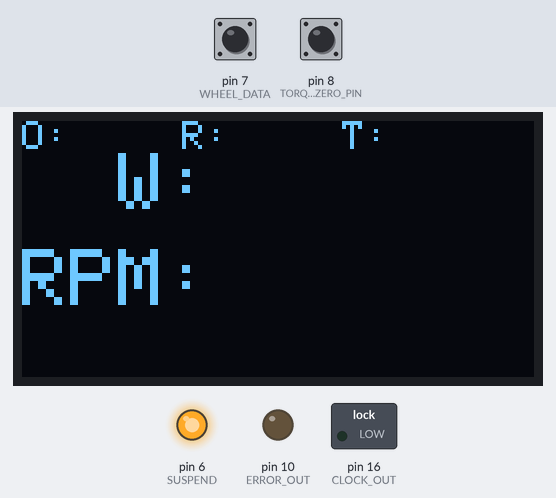
This sketch was run on a simulated Arduino Leonardo, built with avr-gcc and run on an emulated ATmega32U4. On the bench: 128×64 one-colour display, switched loads named in the sketch (green lamp = pin HIGH), output pins drawn as LEDs (lit = HIGH). Dashed ring = blinking. Inputs (shaded band) come from the test bench; at power-on: pin 8 (TORQUE_ZERO_PIN) HIGH, pin 7 (WHEEL_DATA) LOW. Pins used as bus, display or sensor lines are not drawn.

Above: at 3.1 s.
3.2 s: pin 8 (TORQUE_ZERO_PIN) pulled LOW for 0.15 s
At 4.0 s:
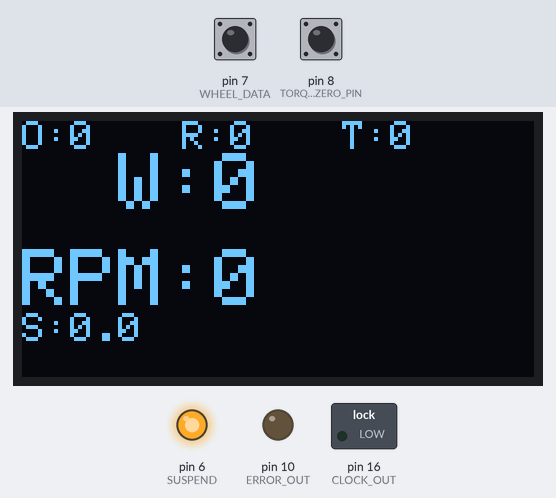
4.8 s: pin 7 (WHEEL_DATA) pulsed HIGH 2 times (0.12 s each, 0.3 s apart)
At 5.35 s:
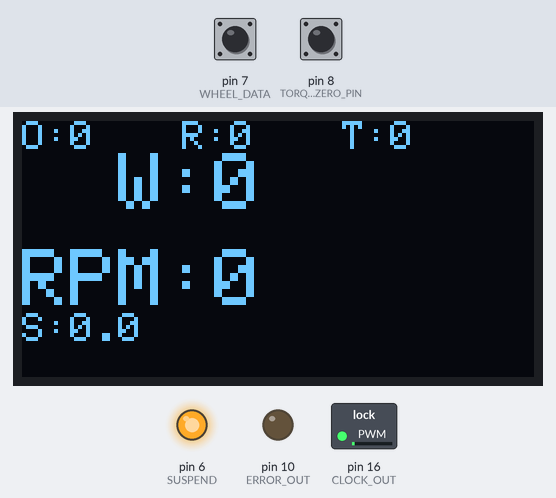
Timing chart, 0 to 7.8 s (numbered marks = the images above; inputs shaded):
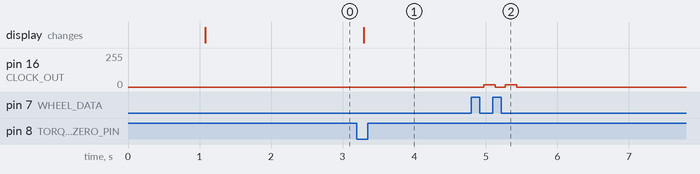

Measured:
- after the input at 3.2 s, the display: changes after 0.10 s (image 1)
- after the input at 4.8 s, pin 16 (CLOCK_OUT): alternates 16/255 for 0.16 s and 0/255 for 0.14 s, 4 changes in all, then stays 0/255, starting after 0.17 s

The sketch:

Read_CycleOps_V3_Power_V1.ino
```cpp
#define UCHAR unsigned char
#define MESG_TX_SYNC ((UCHAR)0xA4)
#define MESG_SYSTEM_RESET_ID ((UCHAR)0x4A)
#define MESG_NETWORK_KEY_ID ((UCHAR)0x46)
#define MESG_ASSIGN_CHANNEL_ID ((UCHAR)0x42)
#define MESG_CHANNEL_ID_ID ((UCHAR)0x51)
#define MESG_CHANNEL_RADIO_FREQ_ID ((UCHAR)0x45)
#define MESG_CHANNEL_MESG_PERIOD_ID ((UCHAR)0x43) // Set channel period 0x43
#define MESG_RADIO_TX_POWER_ID ((UCHAR)0x47) // Set Tx Power 0x47
#define MESG_CHANNEL_SEARCH_TIMEOUT_ID ((UCHAR)0x44) // Set Channel Search Timeout 0x44
#define MESG_OPEN_CHANNEL_ID ((UCHAR)0x4B) // ID Byte 0x4B
#define MESG_BROADCAST_DATA_ID ((UCHAR)0x4E)

//OLED Display
#define USE_OLCD
#include "SSD1306Ascii.h"
#include "SSD1306AsciiAvrI2c.h"

#include <Bounce2.h>

//Pins for ANT+ Device Display
#define RTS_PIN 2
#define SUSPEND 6
#define SLEEP 4
#define RESET 9

//Pins for Torque Zero Button
#define TORQUE_ZERO_PIN 8

//Pins for Data and Debug
#define WHEEL_DATA 7
#define CLOCK_OUT 16
#define ERROR_OUT 10

//Conversion Constants
#define WHEEL_SPEED_CONVERSION 6283185.30718
#define TORQUE_INLBS_TO_NM 0.112984829
// #define WHEEL_CIRCUMFERENCE_MM 1827 //this is not used in code, but needed to set your bike computer to read the correct speed
#define BIKE_WHEEL_ROTATIONS_PER_SEC_PER_RPM 0.06303072228348
#define MPH_PER_RPM 0.257173772

#if defined(USE_OLCD)
//OLED Display
#define OLED_RESET -1
// 0X3C+SA0 - 0x3C or 0x3D
#define I2C_ADDRESS 0x3C
SSD1306AsciiAvrI2c display;
#endif

#define MAX_DATA_PAGE_INDEX 5


// ****************************************************************************
// *************************  GLOBALS for Read CycelOps************************
// ****************************************************************************
static const double WHEEL_SLOPE = 527.2213800;
static const double WHEEL_OFFSET = -3181.8199961;
static const double GEAR_RATIO = 0.269230769;
static const bool VALID_START_DATA[15] = {0,1,1,1,1,0,1,0,1,1,0,1,1,0,1};

int TORQUE_OFFSET = 512;

boolean start_reading;
boolean reset_ready;
volatile boolean new_data_set;
volatile boolean is_data_bit;
volatile int bit_read_count;
int bit_delay;

int data_bits = 50;

//Timers
unsigned long current_time_us;
volatile unsigned long last_time_us;
unsigned long delay_reset_us;
unsigned long wheel_time_now_ms;
unsigned long wheel_time_last_ms;

//Timers and switch for finding error bits
volatile unsigned long last_rising_edge;
volatile unsigned long last_falling_edge;
volatile boolean error_bit_found;
boolean data_being_read;

//array to store data
boolean data_input[70];
int data_position;
int torque;
int torque_in_lbs;
unsigned int wheel_speed;
unsigned int CycleOps_CheckSum;
double wheel_period; //time in us for 1 wheel rotation

// Instantiate a Bounce object for zeroing the torque
Bounce torque_zero_input = Bounce();


// ****************************************************************************
// *************************  GLOBALS for Power Out**********************
// ****************************************************************************

const int Mag_pickup = 3; // the number of the pushbutton pin
//int pin = 13;
volatile int state = LOW;
//unsigned long time1;
//unsigned long time2;
//unsigned long period;

double omega;
double torque_kgm;
double torque_Nm;

byte ANT_event = 0;
uint16_t ANT_INST_power = 0;
uint16_t ANT_power = 0;
uint8_t ANT_icad = 0; // Corrected Cadence
double powerconst;

// ****************************************************************************
// *************************  GLOBALS for Cadance Out**************************
// ****************************************************************************
uint8_t ANT_wheel_ticks = 0;
uint16_t ANT_wheel_period = 0;
uint16_t ANT_accumulated_torque = 0;
double Bike_Speed_MPH = 0;

boolean recalc = 0;

long lastDebounceTime = 0; // the last time the output pin was toggled
long debounceDelay = 30; // the debounce time; increase if the output flickers
int buttonState; // the current reading from the input pin
int lastButtonState = LOW; // the previous reading from the input pin
boolean sent = 0;
int data_page_index = 0;

void setup()
{
	//setup for CycelOp
	data_position = 0;
	start_reading = 0;
	new_data_set = 0;
	reset_ready = 0;
	//wheel_time_now = 0;
	//wheel_time_last = 0;
	bit_read_count = 0;

	torque = 0;
	torque_in_lbs = 0;
	ANT_icad = 0;
	ANT_INST_power = 0;
	CycleOps_CheckSum = 0;

  ANT_wheel_ticks = 0;
  ANT_wheel_period = 0;
  ANT_accumulated_torque = 0;

	last_rising_edge = 0;
	last_falling_edge = 0;
	error_bit_found = 0;
	data_being_read = 0;

  data_page_index = 0;

	digitalWrite(CLOCK_OUT, LOW);
	digitalWrite(ERROR_OUT, LOW);

	pinMode(WHEEL_DATA, INPUT);
	pinMode(CLOCK_OUT, OUTPUT);
	pinMode(ERROR_OUT, OUTPUT);

	//setup for Torque zero button
	pinMode(TORQUE_ZERO_PIN, INPUT_PULLUP);
	// After setting up the button, setup the Bounce instance :
	torque_zero_input.attach(TORQUE_ZERO_PIN);
	torque_zero_input.interval(50); // interval in ms

	//Setup for PowerOut
	pinMode(SUSPEND, OUTPUT);           // set pin to output
	pinMode(SLEEP, OUTPUT);             // set pin to output
	pinMode(RESET, OUTPUT);             // set pin to output
	pinMode(RTS_PIN, INPUT);            // set pin to input

	digitalWrite(RESET, HIGH);        // turn on pullup resistors
	digitalWrite(SUSPEND, HIGH);      // turn on pullup resistors
	digitalWrite(SLEEP, LOW);         // turn on pullup resistors

	Serial.begin(115200); //this is the USB port serial
	Serial1.begin(9600); //this is the hardware UART

	delay(1000);
	Serial1.flush();

	//reset the ANT+ module
	digitalWrite(RESET, LOW);       // turn on pullup resistors
	delay(5);
	digitalWrite(RESET, HIGH);       // turn on pullup resistors

#if defined(USE_OLCD)
	//Setup for OLCD
	// by default, we'll generate the high voltage from the 3.3v line internally! (neat!)
#if OLED_RESET >= 0
	display.begin(&Adafruit128x64, I2C_ADDRESS, RST_PIN);
#else // OLED_RESET >= 0
	display.begin(&Adafruit128x64, I2C_ADDRESS);
#endif // OLED_RESET >= 0
	// Call display.setI2cClock(frequency) to change from the default frequency.
	display.setFont(Adafruit5x7);
	display.clear();

	// setup display with no data
	display.set1X();
	display.setCursor(0, 0); // begin text at this location, X,Y
	display.print(F("O:"));
	display.setCursor(40, 0); // begin text at this location, X,Y
	display.print(F("R:"));
	display.setCursor(80, 0); // begin text at this location, X,Y
	display.print(F("T:"));
	display.setCursor(0, 1); // begin text at this location, X,Y
	display.set2X();
	display.print(F("  W:"));
	display.setCursor(0, 4); // begin text at this location, X,Y
	display.print(F("RPM:"));
#endif

	delay(50);
	initiate();
	delay(20);

	ant_send_basicpower();

	//interrupt for wheel data from CycleOps
	attachInterrupt(digitalPinToInterrupt(WHEEL_DATA), find_start_of_wheel_data, CHANGE);

	current_time_us = micros();
	last_time_us = current_time_us;

  wheel_time_now_ms = millis();
  wheel_time_last_ms = wheel_time_now_ms;
}

void loop()
{
	int i;
  unsigned long wheel_time_delta_ms;

	current_time_us = micros();

	if (new_data_set) {
		start_reading = 1;
		//Serial.print("found start = ");
		//Serial.println(current_time_us);
		new_data_set = 0;
	}

	if (is_data_bit)
		//bit_delay = 1765;
		bit_delay = 1875; //delay for data bits
	else
		//bit_delay = 1525;
		bit_delay = 8780; //delay for dead bits

	if (is_data_bit && bit_read_count == 4) {
		is_data_bit = 0;
		bit_read_count = 0;
	}

	if (!is_data_bit && bit_read_count == 1) {
		is_data_bit = 1;
		bit_read_count = 0;
	}

	if ((current_time_us - last_time_us) >= bit_delay) {
		if (start_reading && data_position < data_bits) {
			last_time_us = current_time_us;
			read_wheel_data();
			bit_read_count++;
		}
	}

	if (data_position == data_bits) { //time to spit out the data and reset
		start_reading = 0;
		//test if data is valid
		if (memcmp(data_input,VALID_START_DATA,15) == 0 && !error_bit_found) {
			read_torque();
			read_speed();
			//read_checkSum();
			recalc = 1;
			data_position = 0;
			delay_reset_us = current_time_us;
			reset_ready = 1;
			error_bit_found = 0;
			digitalWrite(ERROR_OUT, LOW);
		} else { //data is not valid, clear buffer
			if (error_bit_found) {
				Serial.println(F("ERROR BIT FOUND"));
			}
			data_position = 0;
			delay_reset_us = current_time_us;
			reset_ready = 1;
			error_bit_found = 0;
			digitalWrite(ERROR_OUT, LOW);
		}
	}

	if (reset_ready && ((current_time_us - delay_reset_us) > 100000)) {
		reset_ready = 0;
		bit_read_count = 0;
		error_bit_found = 0;
	}

	if (recalc == 1)
	{
		ANT_icad = uint8_t(omega * 9.549296586 * GEAR_RATIO); // Cadence (RPM)

		ANT_INST_power = uint16_t(torque_Nm * omega); // Instant power calculation
		ANT_power += ANT_INST_power; // Incremental power calculation

    //values for wheel speed Data Page (0x11)
    wheel_time_now_ms = millis();
    wheel_time_delta_ms = wheel_time_now_ms - wheel_time_last_ms;
    wheel_time_last_ms = wheel_time_now_ms;

    ANT_wheel_ticks += uint8_t((wheel_time_delta_ms * ANT_icad * BIKE_WHEEL_ROTATIONS_PER_SEC_PER_RPM) / 1000);
    if (ANT_icad > 0)
    {
      ANT_wheel_period += uint16_t(1/(ANT_icad * BIKE_WHEEL_ROTATIONS_PER_SEC_PER_RPM ) * 2048);
    }
    ANT_accumulated_torque += uint16_t(torque_Nm * 32); // Accumulated torque calculation
    Bike_Speed_MPH = ANT_icad * MPH_PER_RPM;

	//write data to serial out
		for (i = 0; i <= data_bits; i++) {
			Serial.print(data_input[i]);
		}
		Serial.print(F(" "));
		Serial.print(torque, DEC);
		Serial.print(F(" "));
		Serial.print(wheel_speed, DEC);
		Serial.print(F(" "));
		Serial.print(ANT_icad, 1);
		Serial.print(F(" "));
		Serial.print(ANT_INST_power, 1);
		Serial.print(F(" "));
		//Serial.print(CycleOps_CheckSum, DEC);
    Serial.print(ANT_wheel_ticks, 1);
    Serial.print(F(" "));
    Serial.print(ANT_wheel_period, 1);
    Serial.print(F(" "));
    Serial.print(ANT_accumulated_torque, 1);
		Serial.println(F(""));

    if (data_page_index == 0)
    {
      ANT_event++;
      ant_send_basicpower(); // Main ANT tranmission of Basic Power Data and RPM
    }
    if (data_page_index >= 1)
    {
      ANT_event++;
      ant_send_wheel_torque(); //Main Ant transmission of wheel speed (for bike speed)
    }
    data_page_index++;
    if (data_page_index >= MAX_DATA_PAGE_INDEX)
    {
      data_page_index = 0;
    }
		Serial1.flush();

#if defined(USE_OLCD)
		update_OLED();
#endif
		recalc = 0;
	}

	// Update the Bounce instance :
	torque_zero_input.update();
	if (!torque_zero_input.read())
	{
		TORQUE_OFFSET = torque;
		update_OLED();
	}

}

UCHAR checkSum(UCHAR *data, int length)
{
	int i;
	UCHAR chksum = data[0];
	for (i = 1; i < length; i++)
	chksum ^= data[i]; // +1 since skip prefix sync code, we already counted it
	return chksum;
}

void reset ()
{
	uint8_t buf[5];
	buf[0] = MESG_TX_SYNC; // SYNC Byte 0xA4
	buf[1] = 0x01; // LENGTH Byte
	buf[2] = MESG_SYSTEM_RESET_ID; // 0x4A
	buf[3] = 0x00; // Data Byte N (N=LENGTH)
	buf[4] = checkSum(buf, 4);
	ANTsend(buf, 5);
}

void SetNetwork() //thisisANT.com and become an ANT+ Adopter
{
	uint8_t buf[13];
	buf[0] = MESG_TX_SYNC; // SYNC Byte 0xA4
	buf[1] = 0x09; // LENGTH Byte
	buf[2] = MESG_NETWORK_KEY_ID; // ID Byte 0x46
	buf[3] = 0x00; // Data Byte N (Network Number)
	buf[4] = 0xB9; // Data Byte N (Public Network Key)
	buf[5] = 0xA5; // Data Byte N (Public Network Key)
	buf[6] = 0x21; // Data Byte N (Public Network Key)
	buf[7] = 0xFB; // Data Byte N (Public Network Key)
	buf[8] = 0xBD; // Data Byte N (Public Network Key)
	buf[9] = 0x72; // Data Byte N (Public Network Key)
	buf[10] = 0xC3; // Data Byte N (Public Network Key)
	buf[11] = 0x45; // Data Byte N (Public Network Key)
	buf[12] = checkSum(buf, 12);
	ANTsend(buf, 13);
}
void assignch()
{
	uint8_t buf[7];
	buf[0] = MESG_TX_SYNC; // SYNC Byte 0xA4
	buf[1] = 0x03; // LENGTH Byte
	buf[2] = MESG_ASSIGN_CHANNEL_ID; // 0x42
	buf[3] = 0x00; // Channel Number
	buf[4] = 0x10; // Channel Type
	buf[5] = 0x00; // Network Number
	buf[6] = checkSum(buf, 6);
	ANTsend(buf, 7);
}

void SetChID()
{
	uint8_t buf[9];
	buf[0] = MESG_TX_SYNC; // SYNC Byte 0xA4
	buf[1] = 0x05; // LENGTH Byte
	buf[2] = MESG_CHANNEL_ID_ID; // Assign Channel ID 0x51
	buf[3] = 0x00; // channel number
	buf[4] = 0x06; // Device number
	buf[5] = 0x00; // Device number
	buf[6] = 0x0B; //Device type ID
	buf[7] = 0x00; //Transmission type -CHANGED
	buf[8] = checkSum(buf, 8);
	ANTsend(buf, 9);
}

void ANTsend(uint8_t buf[], int length) {
	//Serial.print("ANTsend TX: ");
	for (int i = 0 ; i <= length ; i++)
	{
		//Serial.print(buf[i], HEX);
		//Serial.print(" ");
		Serial1.write(buf[i]);
	}
	//Serial.println("");
}
void SetFreq()
{
	uint8_t buf[6];
	buf[0] = MESG_TX_SYNC; // SYNC Byte 0xA4
	buf[1] = 0x02; // LENGTH Byte
	buf[2] = MESG_CHANNEL_RADIO_FREQ_ID; // Set Channel RF Freq 0x45
	buf[3] = 0x00; // Channel number
	buf[4] = 0x39; // Frequency
	buf[5] = checkSum(buf, 5);
	ANTsend(buf, 6);
}

void SetPeriod()
{
	uint8_t buf[7];
	buf[0] = MESG_TX_SYNC; // SYNC Byte 0xA4
	buf[1] = 0x03; // LENGTH Byte
	buf[2] = MESG_CHANNEL_MESG_PERIOD_ID; // Set channel period 0x43
	buf[3] = 0x00; // Channel number
	buf[4] = 0xF6; // Messaging Period byte1
	buf[5] = 0x1f; // Messaging period byte2
	buf[6] = checkSum(buf, 6);
	ANTsend(buf, 7);
}

void SetPower()
{
	uint8_t buf[6];
	buf[0] = MESG_TX_SYNC; // SYNC Byte 0xA4
	buf[1] = 0x02; // LENGTH Byte
	buf[2] = MESG_RADIO_TX_POWER_ID; // Set Tx Power 0x47
	buf[3] = 0x00; // Channel Number
	buf[4] = 0x03; // Tx power
	buf[5] = checkSum(buf, 5);
	ANTsend(buf, 6);
}

void SetTimeout()
{
	uint8_t buf[6];
	buf[0] = MESG_TX_SYNC; // SYNC Byte 0xA4
	buf[1] = 0x02; // LENGTH Byte
	buf[2] = MESG_CHANNEL_SEARCH_TIMEOUT_ID; // Set Channel Search Timeout 0x44
	buf[3] = 0x00; // Channel number
	buf[4] = 0x1E; // Set timeout
	buf[5] = checkSum(buf, 5);
	ANTsend(buf, 6);
}

void OpenChannel()
{
	uint8_t buf[5];
	buf[0] = MESG_TX_SYNC; // SYNC Byte 0xA4
	buf[1] = 0x01; // LENGTH Byte
	buf[2] = MESG_OPEN_CHANNEL_ID; // ID Byte 0x4B
	buf[3] = 0x00;
	buf[4] = checkSum(buf, 4);
	ANTsend(buf, 5);
}

void initiate()
{
	SetNetwork();
	delay(100);
	assignch();
	delay(100);
	SetChID();
	delay(100);
	SetFreq();
	delay(100);
	SetPeriod();
	delay(100);
	SetPower();
	delay(100);
	SetTimeout();
	delay(100);
	OpenChannel();
	delay(100);
}

void ant_send_basicpower()
{
	uint8_t buf[13];
	buf[0] = MESG_TX_SYNC; // SYNC Byte 0xA4
	buf[1] = 0x09; // LENGTH Byte
	buf[2] = MESG_BROADCAST_DATA_ID; // 0x4E
	buf[3] = 0x00; // Channel number
	buf[4] = 0x10; // Standard Power-Only Message, Byte 0
	buf[5] = ANT_event; // Power Event Count, Byte 1
	buf[6] = 0xFF; // Pedal Power, Byte 2, 0xFF, Pedal Power Not Used
	buf[7] = ANT_icad; // Instant Cadence, RPM, Byte 3
	buf[8] = byte(ANT_power & 0xFF); // Accumulated power LSB, Byte 4
	buf[9] = byte((ANT_power >> 8) & 0xFF); // Accumulated power MSB, Byte 5
	buf[10] = byte(ANT_INST_power & 0xFF); // Instant power LSB, Byte 6
	buf[11] = byte((ANT_INST_power >> 8) & 0xFF); // Instant power MSB, Byte 7
	buf[12] = checkSum(buf, 12);
	ANTsend(buf, 13);
}

void ant_send_wheel_torque()
{
  uint8_t buf[13];
  buf[0] = MESG_TX_SYNC; // SYNC Byte 0xA4
  buf[1] = 0x09; // LENGTH Byte
  buf[2] = MESG_BROADCAST_DATA_ID; // 0x4E
  buf[3] = 0x00; // Channel number
  buf[4] = 0x11; // 0x11 – sensor measures torque at wheel, Byte 0
  buf[5] = ANT_event; // Event counter increments with each information update, Byte 1
  buf[6] = byte(ANT_wheel_ticks); // Wheel tick count increments with each wheel revolution, Byte 2
  buf[7] = ANT_icad; // Instant Cadence, RPM, Byte 3
  buf[8] = byte(ANT_wheel_period & 0xFF); // Accumulated wheel period LSB, Byte 4
  buf[9] = byte((ANT_wheel_period >> 8) & 0xFF); // Accumulated wheel period  MSB, Byte 5
  buf[10] = byte(ANT_accumulated_torque & 0xFF); // Accumulated torque LSB, Byte 6
  buf[11] = byte((ANT_accumulated_torque >> 8) & 0xFF); // Accumulated torque MSB, Byte 7
  buf[12] = checkSum(buf, 12);
  ANTsend(buf, 13);
}

//functions for getting data from cycleops
void read_wheel_data() {
	if (start_reading) {
		data_being_read = 1;
		data_input[data_position] = digitalRead(WHEEL_DATA);
		if (!data_input[data_position]) {
			data_being_read = 0;
		}
		digitalWrite(CLOCK_OUT, HIGH);
		if (is_data_bit) {
			delayMicroseconds(200);
		} else {
			delayMicroseconds(100);
		}
		digitalWrite(CLOCK_OUT, LOW);
		data_position++;
	}
}

void find_start_of_wheel_data() {
	//looking for the start of a data packet
	if (data_position ==  0 && reset_ready == 0) {
		//check if it is an error bit
		//wait for the signal to be high for > 7200us
		if(digitalRead(WHEEL_DATA)) {
			do_rising_start_packet();
		} else {
			do_falling_start_packet();
		}
	} else if(start_reading == 1) { //we are in the process of reading in a data packet
		if(digitalRead(WHEEL_DATA)) { //we just found a rising edge
			do_rising_mid_packet();
		} else { 						//must be a falling edge
			do_falling_mid_packet();
		}
	}
	//Serial.print("found start = ");
	//Serial.println(current_time_us);
}

void do_rising_start_packet() {
	last_rising_edge = micros();
}

void do_falling_start_packet() {
	last_falling_edge = micros();
	if ((last_falling_edge - last_rising_edge) > 7200) {
		new_data_set = 1;
		last_time_us = current_time_us - 700; //without error check use 1050
		is_data_bit = 0;
		bit_read_count = 0;
	}
	data_being_read = 0;
}

void do_rising_mid_packet() {
	last_rising_edge = micros();
}

void do_falling_mid_packet() {
	last_falling_edge = micros();
	if (((last_falling_edge - last_rising_edge) < 1000) && is_data_bit && data_being_read) {
		error_bit_found = 1;
		digitalWrite(ERROR_OUT, HIGH);
	}
	data_being_read = 0;
}

void read_torque() {
	torque = 0;
	bitWrite(torque, 11, data_input[16]);
	bitWrite(torque, 10, data_input[17]);
	bitWrite(torque, 9, data_input[18]);
	bitWrite(torque, 8, data_input[19]);
	bitWrite(torque, 7, data_input[21]);
	bitWrite(torque, 6, data_input[22]);
	bitWrite(torque, 5, data_input[23]);
	bitWrite(torque, 4, data_input[24]);
	bitWrite(torque, 3, data_input[26]);
	bitWrite(torque, 2, data_input[27]);
	bitWrite(torque, 1, data_input[28]);
	bitWrite(torque, 0, data_input[29]);

	torque_in_lbs = (double)torque - (double)TORQUE_OFFSET;
	if (torque_in_lbs < 0) {
		torque_Nm = 0;
		torque_in_lbs = 0;
	} else {
		torque_Nm = (torque_in_lbs) * TORQUE_INLBS_TO_NM;
	}
}

void read_speed() {
	wheel_speed = 0;
	bitWrite(wheel_speed, 11, data_input[31]);
	bitWrite(wheel_speed, 10, data_input[32]);
	bitWrite(wheel_speed, 9, data_input[33]);
	bitWrite(wheel_speed, 8, data_input[34]);
	bitWrite(wheel_speed, 7, data_input[36]);
	bitWrite(wheel_speed, 6, data_input[37]);
	bitWrite(wheel_speed, 5, data_input[38]);
	bitWrite(wheel_speed, 4, data_input[39]);
	bitWrite(wheel_speed, 3, data_input[41]);
	bitWrite(wheel_speed, 2, data_input[42]);
	bitWrite(wheel_speed, 1, data_input[43]);
	bitWrite(wheel_speed, 0, data_input[44]);

	if (wheel_speed == 4095) {
		omega = 0;
	} else {
		wheel_period = wheel_speed * WHEEL_SLOPE + WHEEL_OFFSET;
		omega = WHEEL_SPEED_CONVERSION / wheel_period;
	}
}

void read_checkSum() {
	CycleOps_CheckSum = 0;

	bitWrite(CycleOps_CheckSum, 15, data_input[46]);
	bitWrite(CycleOps_CheckSum, 14, data_input[47]);
	bitWrite(CycleOps_CheckSum, 13, data_input[48]);
	bitWrite(CycleOps_CheckSum, 12, data_input[49]);
	bitWrite(CycleOps_CheckSum, 11, data_input[51]);
	bitWrite(CycleOps_CheckSum, 10, data_input[52]);
	bitWrite(CycleOps_CheckSum, 9, data_input[53]);
	bitWrite(CycleOps_CheckSum, 8, data_input[54]);
	bitWrite(CycleOps_CheckSum, 7, data_input[56]);
	bitWrite(CycleOps_CheckSum, 6, data_input[57]);
	bitWrite(CycleOps_CheckSum, 5, data_input[58]);
	bitWrite(CycleOps_CheckSum, 4, data_input[59]);
	bitWrite(CycleOps_CheckSum, 3, data_input[61]);
	bitWrite(CycleOps_CheckSum, 2, data_input[62]);
	bitWrite(CycleOps_CheckSum, 1, data_input[63]);
	bitWrite(CycleOps_CheckSum, 0, data_input[64]);
}

#if defined(USE_OLCD)
void update_OLED() {
	//char temp_string[4];
	// text display tests
	display.set1X();
	display.setCursor(0, 0); // begin text at this location, X,Y
	display.print(F("O:"));
	display.clearToEOL();
	display.print(TORQUE_OFFSET, 1);
	display.setCursor(40, 0); // begin text at this location, X,Y
	display.print(F("R:"));
	display.print(torque, 1);
	display.setCursor(80, 0); // begin text at this location, X,Y
	display.print(F("T:"));
	display.println(torque_in_lbs, 1);
	display.setCursor(0, 1); // begin text at this location, X,Y
	display.set2X();
	display.print(F("  W:"));
	display.clearToEOL();
	display.println(ANT_INST_power, 1);
	display.setCursor(0, 4); // begin text at this location, X,Y
	display.print(F("RPM:"));
	display.clearToEOL();
	display.print(ANT_icad, 1);
  display.set1X();
  display.setCursor(0, 6); // begin text at this location, X,Y
  display.print(F("S:"));
  display.clearToEOL();
  display.print(Bike_Speed_MPH, 1);
}
#endif
```
